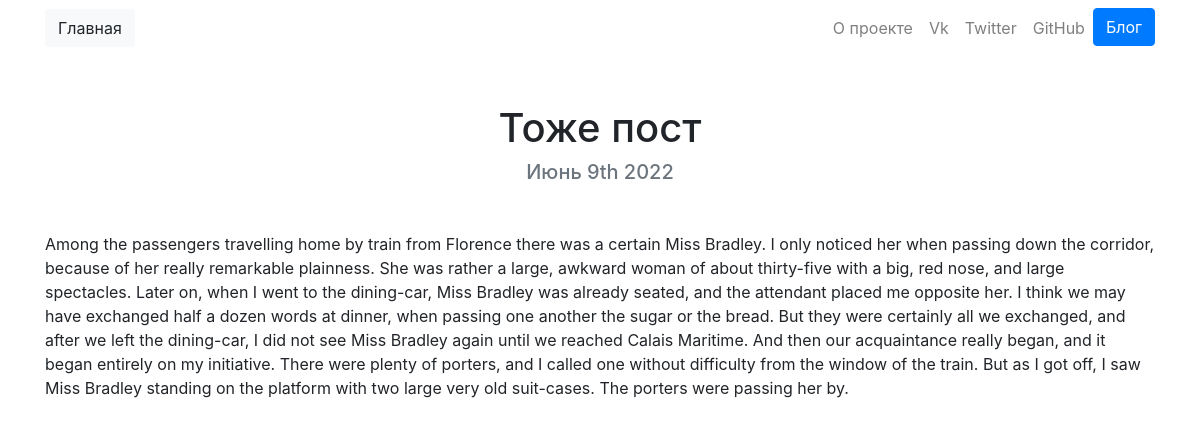
The page /blog/21/ on the database its author committed.
### blog/models.py (models this page shows, shortened)
class Post(models.Model):
    title = models.CharField(max_length=200)
    description = models.TextField()
    date = models.DateField()

### blog/views.py (the view)
# urls.py: path('<int:post_id>/', views.detail, name = 'detail'),
def detail(request, post_id):
    post = get_object_or_404(Post, pk = post_id)
    return render(request, 'blog/detail.html', {'post' : post})

### blog/templates/blog/detail.html
{% extends "portfolio/base.html" %}
{% load static %}
{% block content %}
<h1 class="text-center mt-5" id="blogdetailtitle">{{ post.title }}</h1>
<h5 class="text-center text-muted mb-5">{{ post.date|date:'F jS Y' }}</h5>
{{ post.description|safe }}
{% endblock %}

### rows shown on the page
Post: title "Тоже пост", date "Июнь 9th 2022", description "Among the passengers travelling home by train from Florence there was a certain Miss Bradley. I only noticed her when passing down the corridor, because of her really remarkable plainness. She was rather a large, awkward woman of about thirty-five with a big, red nose, and large spectacles. Later on, when I went to the dining-car, Miss Bradley was already seated, and the attendant placed me opposite her. I think we may have exchanged half a dozen words at dinner, when passing one another the sugar or the bread. But they were certainly all we exchanged, and after we left the dining-car, I did not see Miss Bradley again until we reached Calais Maritime. And then our acquaintance really began,…"
